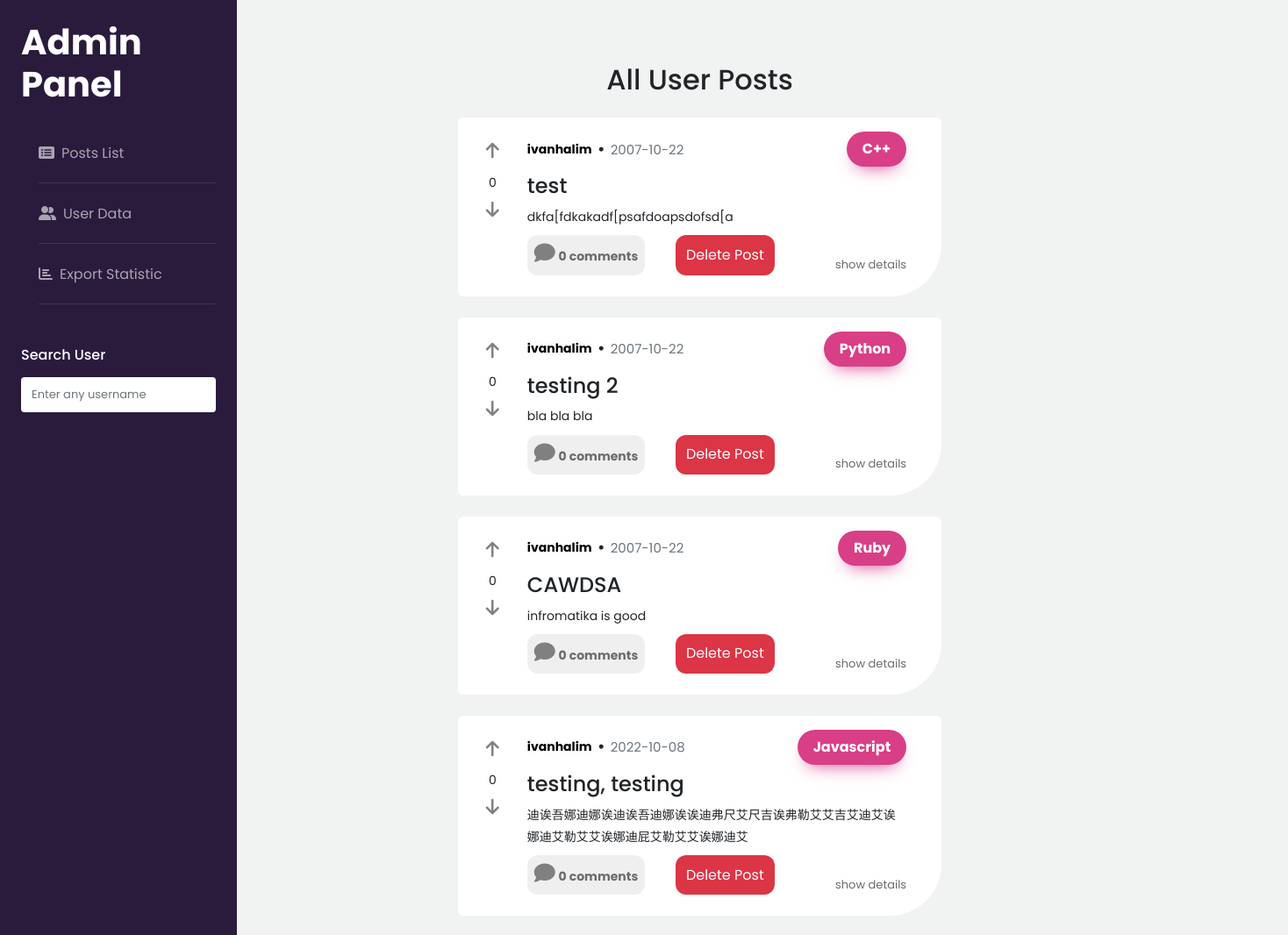
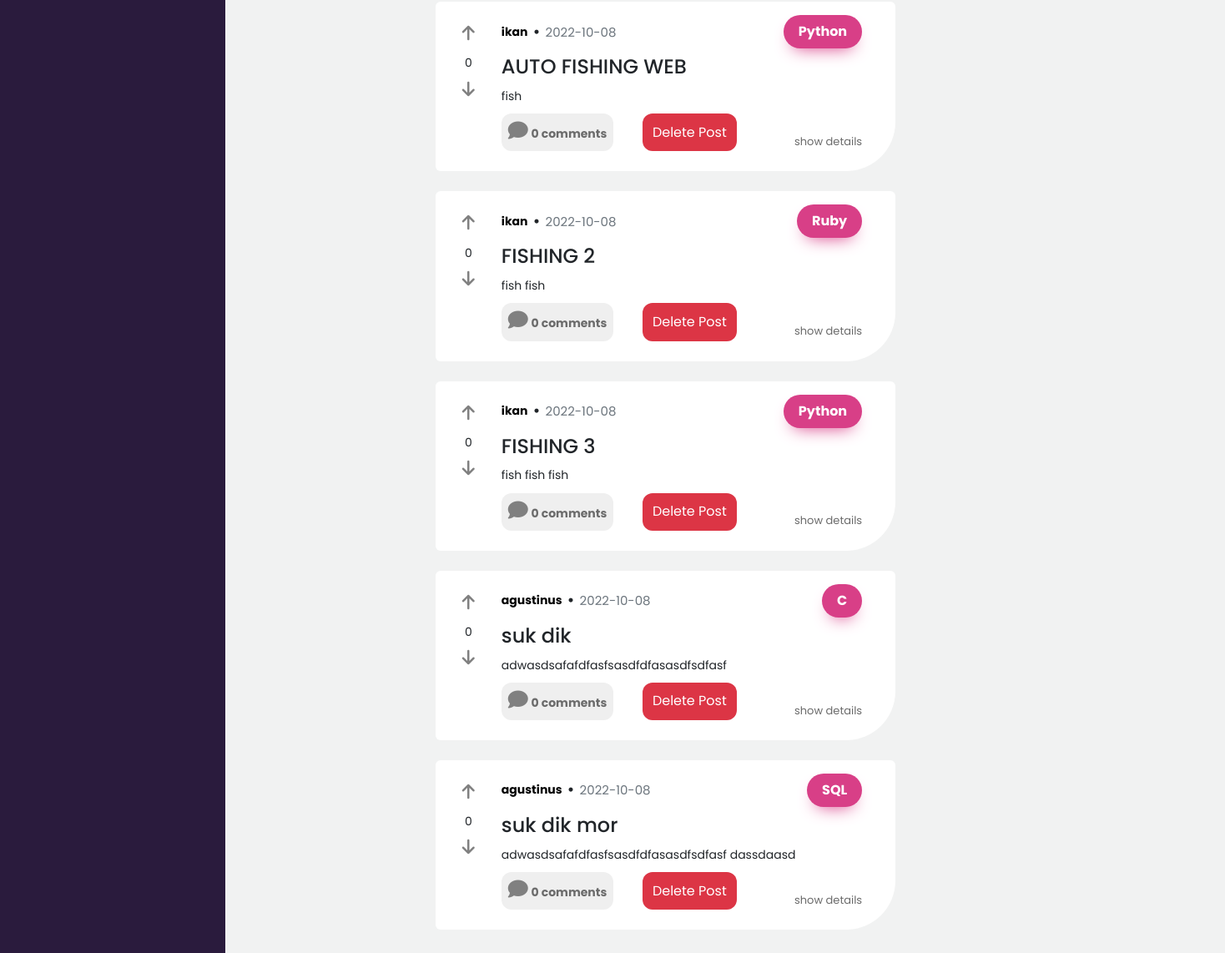
The page /admin_posts.php on the database as committed earlier (2 pictures, top to bottom).
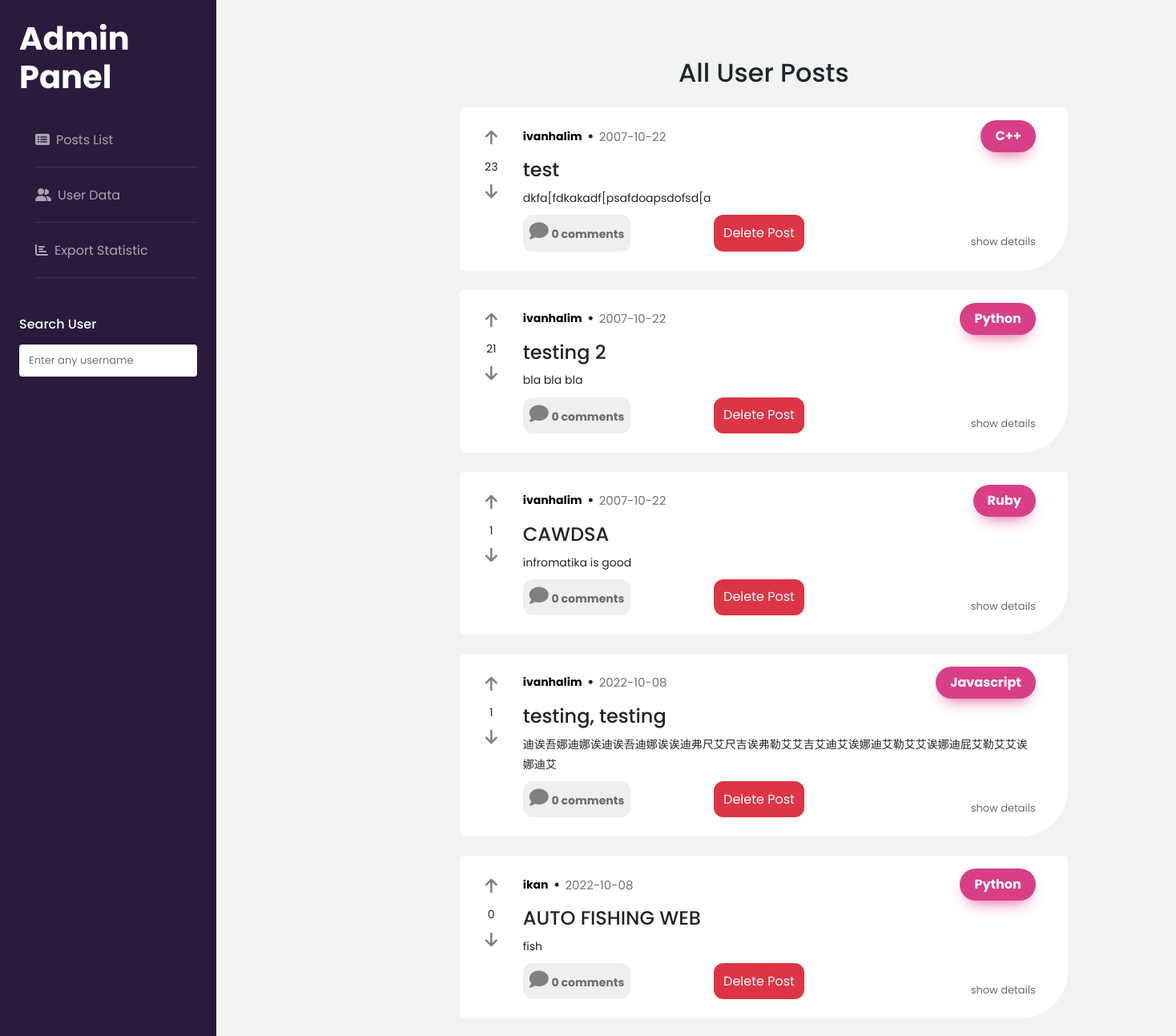
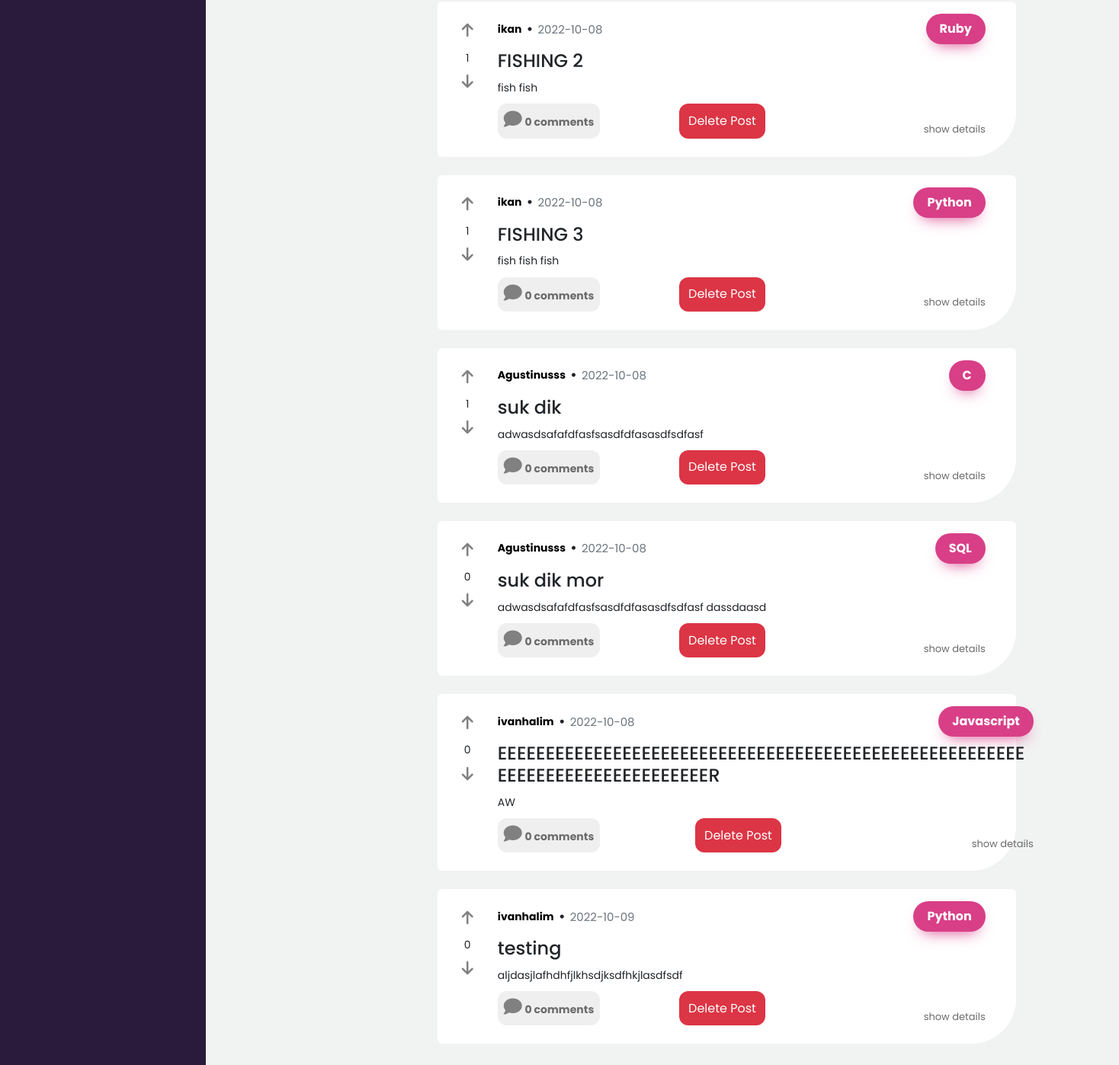
The same page on the database as committed later (2 pictures, top to bottom).
### tables this page shows
CREATE TABLE `post` (
  `id` varchar(5) NOT NULL,
  `title` varchar(300) NOT NULL,
  `body` mediumtext NOT NULL,
  `like_ammount` int(11) NOT NULL,
  `comment_ammount` int(11) NOT NULL,
  `time_created` time NOT NULL,
  `date_created` date NOT NULL,
  `user_id` varchar(5) NOT NULL,
  `forum_id` varchar(5) NOT NULL
);

### admin_posts.php (the view, shortened to what this page needs)
<?php
require_once("security.php");
$sql = "SELECT *,
(
    SELECT username from user
    where id = user_id
) AS 'username',
(
    SELECT img from user
    where id = user_id
) AS 'img',
(
    SELECT categories from forum
    where id = forum_id
) AS 'category'
FROM post ";
$hasil = $db->query($sql);
?>
<!DOCTYPE html>
<html lang="en">
  <head>
    <link rel="stylesheet" href="https://cdn.jsdelivr.net/npm/bootstrap@5.2.1/dist/css/bootstrap.min.css" />
	<link rel="stylesheet" href="https://cdnjs.cloudflare.com/ajax/libs/font-awesome/6.2.0/css/fontawesome.min.css" />
	<link rel="stylesheet" href="https://cdnjs.cloudflare.com/ajax/libs/font-awesome/6.2.0/css/all.min.css" />
	<link rel="stylesheet" href="https://cdnjs.cloudflare.com/ajax/libs/font-awesome/6.2.0/css/regular.min.css" />
	<link rel="stylesheet" href="https://cdnjs.cloudflare.com/ajax/libs/font-awesome/6.2.0/css/solid.min.css" />
		<link rel="stylesheet" href="css/admin.css">
		<link rel="stylesheet" href="css/dashboard.css">
  </head>
  <body>
		<div class="wrapper d-flex">
			<nav id="sidebar" class="active">
				<div class="p-4">
		  		<h1><a href="admin.php" style="text-decoration: none; color: #fff;" class="logo">Admin Panel</a></h1>
	        <ul class="list-unstyled components mb-5">
				<li>
					<a href="admin_posts.php"><span class="fa-solid fa-rectangle-list my-3 me-2"></span>Posts List</a>
				</li>
				<li>
					<a href="admin_users.php"><span class="fa-solid fa-user-group my-3 me-2"></span>User Data</a>
				</li>
				<li>
					<a href="#"><span class="fa-solid fa-chart-bar my-3 me-2"></span>Export Statistic</a>
				</li>
			</ul>
	        <div class="mb-5">
						<h3 class="h6 mb-3">Search User</h3>
						<form action="#" class="subscribe-form">
	            <div class="form-group d-flex">
	              <input type="text" class="form-control" placeholder="Enter any username">
	            </div>
	          </form>
			</div>
	      </div>
    	</nav>
    <main>
    <div id="content" class="container p-4 p-md-5 pt-5 ms-5">
        <h2 class="my-4 text-center">All User Posts</h2>
        <?php while ($row = $hasil->fetch(PDO::FETCH_ASSOC)) {?>
			<div class="container my-4 col-lg-8">
			<div class="card-group vgr-cards">
				<div class="card border-0 bottom-right-round">
					<div class="card-body me-4 d-flex flex-row">
						<div class="px-2 align-middle text-center justify-content-center align-items-center">
							<div class="d-flex flex-column me-3 mt-1">
								<button class="border-0 bg-transparent p-2" id="upvoteBtn"><i class="fa-solid fa-arrow-up" id="upvoteIcon" style="font-size:1.25rem; color:grey"></i></button>
								<span class="mx-1" id="vote-count"><?= $row['like_ammount']?></span>
								<button class="border-0 bg-transparent p-2" id="downvoteBtn"><i class="fa-solid fa-arrow-down" id="downvoteIcon" style="font-size:1.25rem; color:grey"></i></button>
							</div>
						</div>
						<div class="d-flex flex-column w-100">
							<div class="user-container d-flex align-items-center mb-2 text-nowrap col-lg-12">
								<a style="text-decoration: none; color: black;" class="detail-user-profile" href="user_profile.php?id=<?=$row['user_id']?>">
								<span class="post-username me-1"><?= $row['username']?></span></a>
								<i class="fa-solid fa-circle mx-1" style="font-size: 5px;"></i>
								<span class="post-date ms-1 text-muted" style="font-size: 15px;"><?= $row['date_created']?></span>
								<div class="w-100 d-flex flex-row justify-content-end">
									<?php $category = $row['category']; ?>
									<a href="category.php?list=<?= strtolower($category)?>"><button class="category-button" role="button"><?= $row['category']?></button></a>
								</div>
							</div>
							<div class="content-container d-flex flex-column">
								<h4 class="card-title"><?= $row['title']?></h4>
								<p class="card-text card-body-content" style="max-height: 6rem; display: -webkit-box; -webkit-line-clamp: 4; -webkit-box-orient:vertical; overflow: hidden; text-overflow: ellipsis; white-space:wrap;"><?= $row['body']?></p>
							</div>
							<div class="feedback-container d-flex flex-row my-2">
								<button class="px-2 py-2" style="max-width: 10rem"><i class="fa-solid fa-comment" style="color: grey;"></i>
								<span class="mx-auto my-auto" style="font-weight: bold; color: #6B6B6B"><?= $row['comment_ammount']?> comments</span></button>
                                <button class="btn btn-danger mx-auto">Delete Post</button>
								<a onMouseOver="this.style.textDecoration='underline'" onMouseOut="this.style.textDecoration='none'" class="post-detail-link ms-auto align-self-end" style="text-decoration: none; color: #6B6B6B; font-size: 13px; " href="post_detail.php">show details</a>
							</div>
						</div>
					</div>
				</div>
			</div>
		</div>
		<?php } ?>
      </div>
	</div>
  </body>
</html>

### css/admin.css (style rules this page uses)
:root { --font-size: 1rem; --primary01: #d83f87; --primary02: #2a1b3d; --primary03: #44318d; --secondary01: #e98074; --secondary02: #a4b3b6; --secondary03: #e0fbfc; --accent01: #e63946; --accent02: #fbc531; }
body { font-family: "Poppins"; font-size: 14px; line-height: 1.8; font-weight: normal; background: #fafafa; }
a { transition: 0.3s all ease; color: black; }
button { transition: 0.3s all ease; }
.wrapper { width: 100%; }
#sidebar { min-width: 270px; max-width: 270px; background: var(--primary02); color: #fff; transition: all 0.3s; position: relative; }
#sidebar h1 { margin-bottom: 20px; font-weight: 700; }
#sidebar .logo { color: #fff; }
ul.components { padding: 0; }
ul, li { font-size: 16px; margin-left: 10px; }
ul li a { padding: 10px 0; display: block; color: rgba(255, 255, 255, 0.6); border-bottom: 1px solid rgba(255, 255, 255, 0.1); text-decoration: none; }
#content { width: 100%; padding: 0; min-height: 100vh; transition: all 0.3s; }
.form-control { height: 40px !important; background: #fff; color: #000; font-size: 13px; border-radius: 4px; box-shadow: none !important; border: transparent; }

### css/dashboard.css (style rules this page uses)
:root { --font-size: 1rem; --primary01: #d83f87; --primary02: #2a1b3d; --primary03: #44318d; --secondary01: #e98074; --secondary02: #a4b3b6; --secondary03: #e0fbfc; --accent01: #e63946; --accent02: #fbc531; }
body { margin: 0; padding: 0; box-sizing: border-box; background-color: #f1f2f2; }
html { overflow-x: hidden; }
.post-username { font-weight: bold; }
.feedback-container button { border: none; border-radius: 12px; }
.feedback-container button i { font-size: 1.5rem; }
.category-button { background: var(--primary01); border-radius: 999px; box-shadow: var(--primary01) 0 10px 20px -10px; box-sizing: border-box; color: #ffffff; font-family: "Poppins"; font-size: 16px; font-weight: bold; line-height: 24px; padding: 8px 18px; border: 0; }
.bottom-right-round { border-bottom-right-radius: 4vw; }

Rows that differ between the two databases and show on the page:
changed post "test": like_ammount "0" → "23"
changed post "testing 2": like_ammount "0" → "21"
changed post "CAWDSA": like_ammount "0" → "1"
changed post "testing, testing": like_ammount "0" → "1"
changed post "FISHING 2": like_ammount "0" → "1"
changed post "FISHING 3": like_ammount "0" → "1"
changed post "suk dik": like_ammount "0" → "1"; username "agustinus" → "Agustinusss"
computed for post "suk dik mor": username "agustinus" → "Agustinusss"
added post: like_ammount "0", username "ivanhalim", date_created "2022-10-08", category "Javascript", title "EEEEEEEEEEEEEEEEEEEEEEEEEEEEEEEEEEEEEEEEEEEEEEEEEEEEEEEEEEEEEEEEEEEEEEEEEEEEER", body "AW", comment_ammount "0"
added post: like_ammount "0", username "ivanhalim", date_created "2022-10-09", category "Python", title "testing", body "aljdasjlafhdhfjlkhsdjksdfhkjlasdfsdf", comment_ammount "0"
